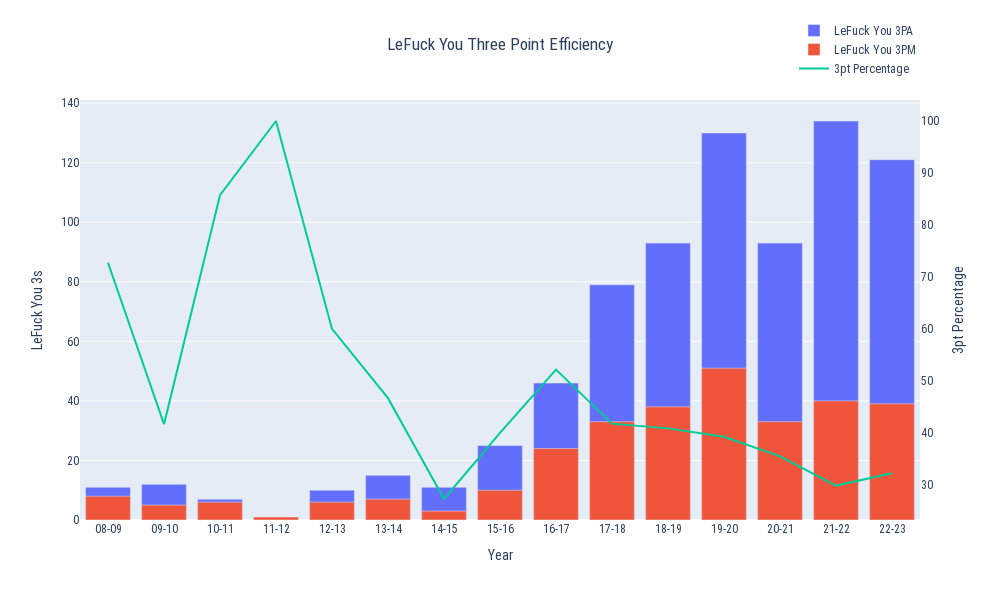

Write notebook code for a chart like this one.
### Code cell
plot_efficiency('', '08-09', '22-23', False, bron_df)

### Figure 1 — Plotly figure (JSON) as saved in the notebook; plotly's stock layout.template omitted (floating-point values rounded to 4 significant figures)
{"data": [{"name": "LeFuck You 3PA", "textposition": "auto", "type": "bar", "x": ["08-09", "09-10", "10-11", "11-12", "12-13", "13-14", "14-15", "15-16", "16-17", "17-18", "18-19", "19-20", "20-21", "21-22", "22-23"], "y": [11, 12, 7, 1, 10, 15, 11, 25, 46, 79, 93, 130, 93, 134, 121]}, {"name": "LeFuck You 3PM", "textposition": "auto", "type": "bar", "x": ["08-09", "09-10", "10-11", "11-12", "12-13", "13-14", "14-15", "15-16", "16-17", "17-18", "18-19", "19-20", "20-21", "21-22", "22-23"], "y": [8, 5, 6, 1, 6, 7, 3, 10, 24, 33, 38, 51, 33, 40, 39]}, {"mode": "lines", "name": "3pt Percentage", "type": "scatter", "x": ["08-09", "09-10", "10-11", "11-12", "12-13", "13-14", "14-15", "15-16", "16-17", "17-18", "18-19", "19-20", "20-21", "21-22", "22-23"], "y": [72.73, 41.67, 85.71, 100, 60, 46.67, 27.27, 40, 52.17, 41.77, 40.86, 39.23, 35.48, 29.85, 32.23], "yaxis": "y2"}], "layout": {"barmode": "overlay", "font": {"family": "Roboto Condensed"}, "height": 600, "legend": {"x": 0.85, "y": 1.2}, "title": {"text": "LeFuck You Three Point Efficiency", "x": 0.5}, "width": 1000, "xaxis": {"categoryarray": ["08-09", "09-10", "10-11", "11-12", "12-13", "13-14", "14-15", "15-16", "16-17", "17-18", "18-19", "19-20", "20-21", "21-22", "22-23"], "categoryorder": "array", "title": {"text": "Year"}, "type": "category"}, "yaxis": {"title": {"text": "LeFuck You 3s"}}, "yaxis2": {"overlaying": "y", "showgrid": false, "side": "right", "title": {"text": "3pt Percentage"}}}}
